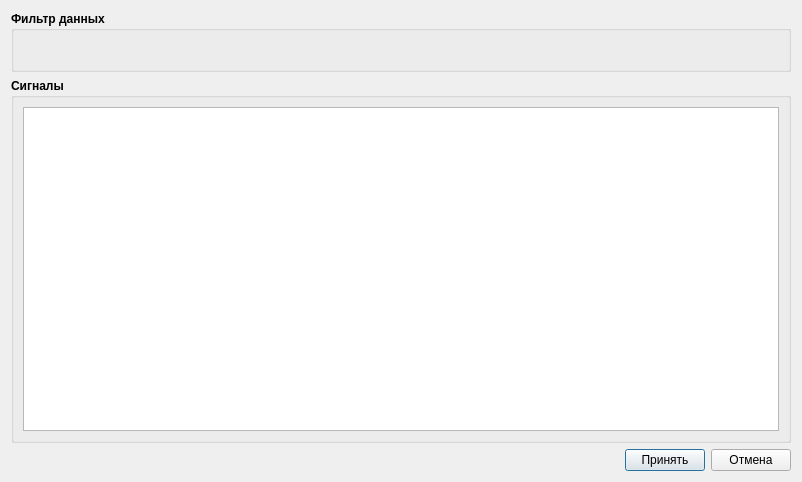
<?xml version="1.0" encoding="UTF-8"?>
<ui version="4.0">
 <class>FilterEditorDialog</class>
 <widget class="QDialog" name="FilterEditorDialog">
  <property name="geometry">
   <rect>
    <x>0</x>
    <y>0</y>
    <width>802</width>
    <height>482</height>
   </rect>
  </property>
  <property name="windowTitle">
   <string>Фильтр данных для восстановления</string>
  </property>
  <layout class="QVBoxLayout" name="verticalLayout">
   <item>
    <widget class="QGroupBox" name="groupBox_3">
     <property name="font">
      <font>
       <weight>75</weight>
       <bold>true</bold>
      </font>
     </property>
     <property name="title">
      <string>Фильтр данных</string>
     </property>
     <layout class="QHBoxLayout" name="horizontalLayout_2">
      <item>
       <spacer name="horizontalSpacer_2">
        <property name="orientation">
         <enum>Qt::Horizontal</enum>
        </property>
        <property name="sizeHint" stdset="0">
         <size>
          <width>88</width>
          <height>20</height>
         </size>
        </property>
       </spacer>
      </item>
     </layout>
    </widget>
   </item>
   <item>
    <widget class="QGroupBox" name="groupBox_2">
     <property name="font">
      <font>
       <weight>75</weight>
       <bold>true</bold>
      </font>
     </property>
     <property name="title">
      <string>Сигналы</string>
     </property>
     <layout class="QVBoxLayout" name="verticalLayout_2">
      <item>
       <widget class="QTreeView" name="treeViewSignals">
        <property name="font">
         <font>
          <weight>50</weight>
          <bold>false</bold>
         </font>
        </property>
        <property name="sizeAdjustPolicy">
         <enum>QAbstractScrollArea::AdjustToContents</enum>
        </property>
        <property name="editTriggers">
         <set>QAbstractItemView::NoEditTriggers</set>
        </property>
        <property name="selectionBehavior">
         <enum>QAbstractItemView::SelectRows</enum>
        </property>
        <property name="expandsOnDoubleClick">
         <bool>false</bool>
        </property>
       </widget>
      </item>
     </layout>
    </widget>
   </item>
   <item>
    <layout class="QHBoxLayout" name="horizontalLayout">
     <item>
      <spacer name="horizontalSpacer">
       <property name="orientation">
        <enum>Qt::Horizontal</enum>
       </property>
       <property name="sizeHint" stdset="0">
        <size>
         <width>40</width>
         <height>20</height>
        </size>
       </property>
      </spacer>
     </item>
     <item>
      <widget class="QPushButton" name="bnApply">
       <property name="text">
        <string>Принять</string>
       </property>
      </widget>
     </item>
     <item>
      <widget class="QPushButton" name="bnCancel">
       <property name="text">
        <string>Отмена</string>
       </property>
      </widget>
     </item>
    </layout>
   </item>
  </layout>
 </widget>
 <resources/>
 <connections/>
</ui>
